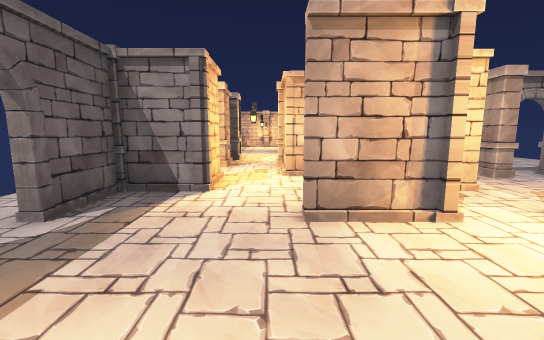
view 1 (above)

19 first-person views from a walk through a scene from a Unity 3-D project. The camera is 1.3 m above the floor, tilts 8° down and sees 90° across. Doors are open. The floor is counted in squares, 1 m on a side. Each view is taken from the middle of a square. On the plan, view 1 faces up. The plan holds only what a view shows up to about 13 squares ahead; the rest is blank. The player is left out. Some animated figures are left out.

view 2
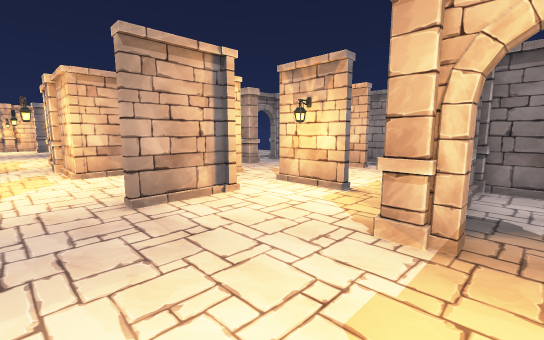

view 3
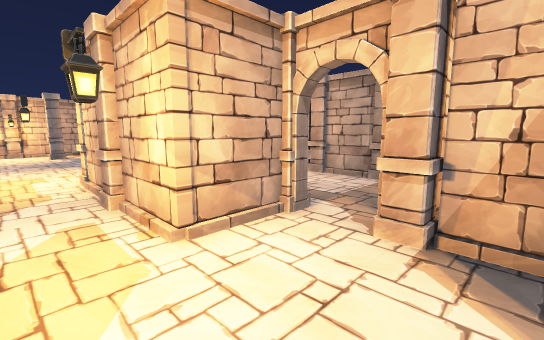

view 4
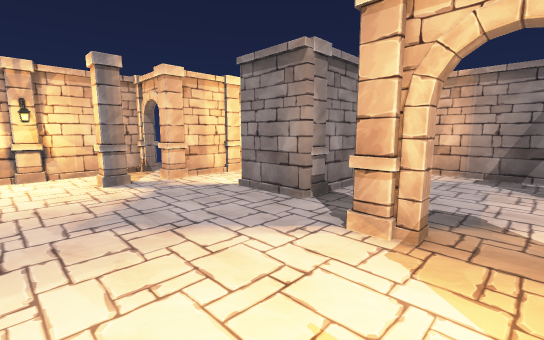

view 5
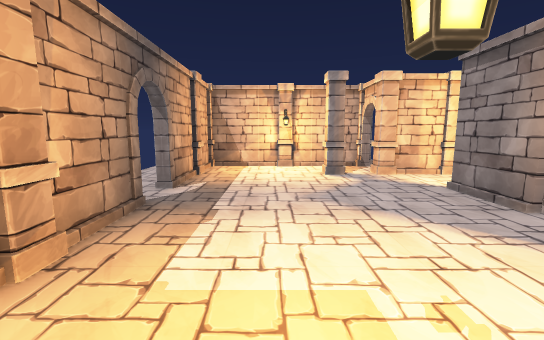

view 6
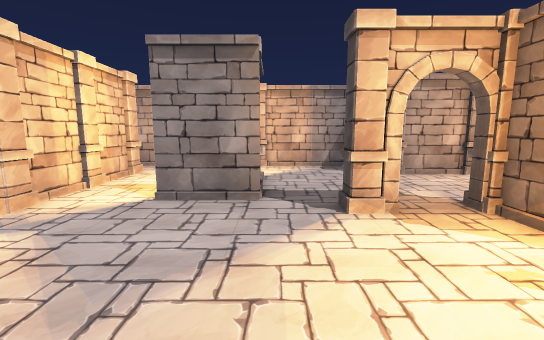

view 7
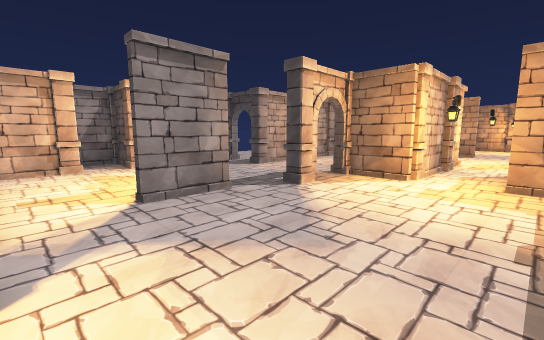

view 8
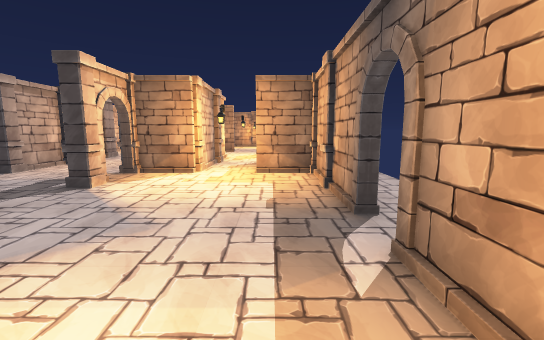

view 9
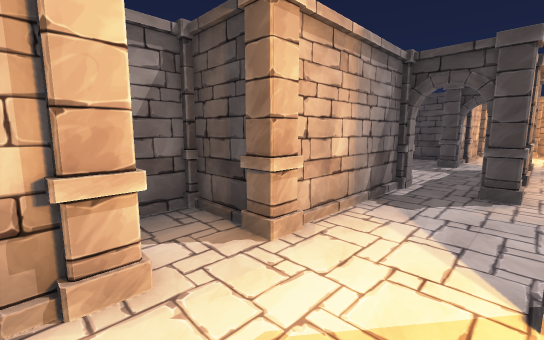

view 10
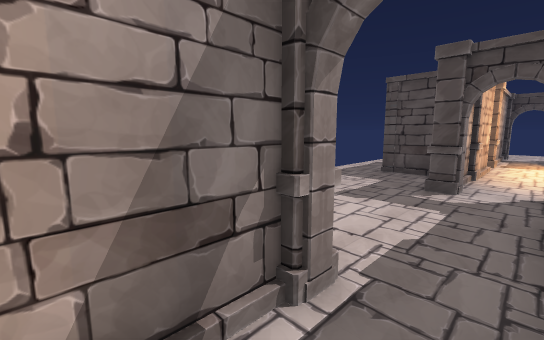

view 11
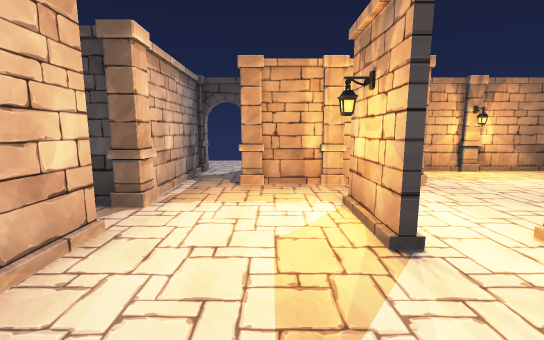

view 12
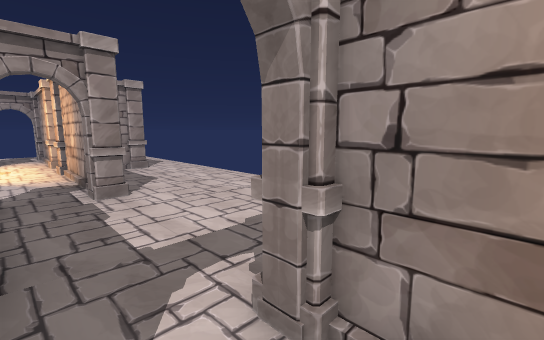

view 13
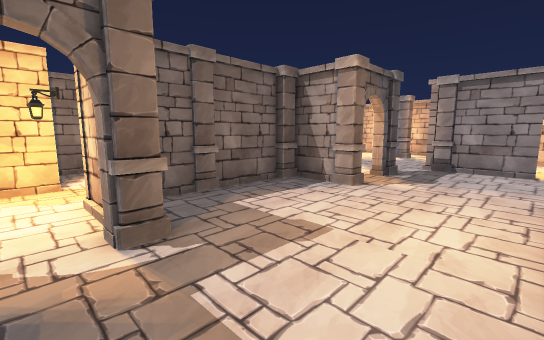

view 14
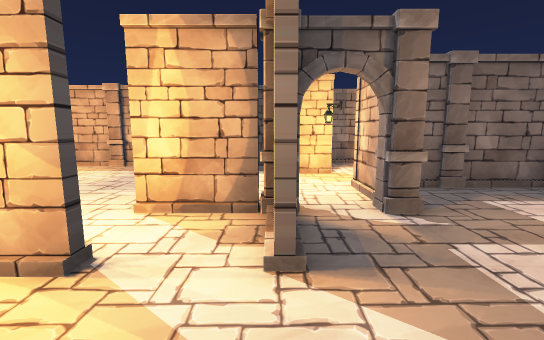

view 15
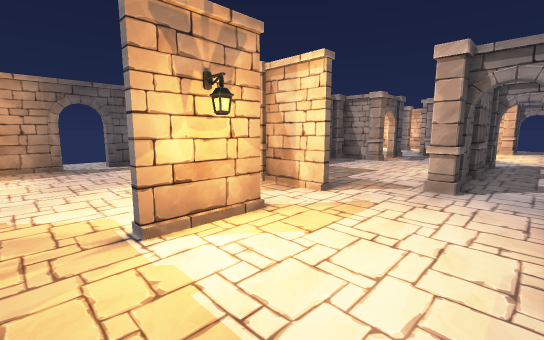

view 16
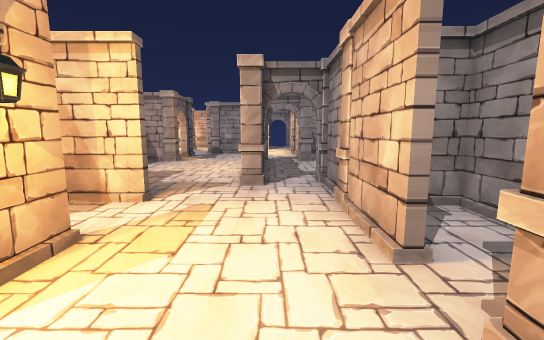

view 17
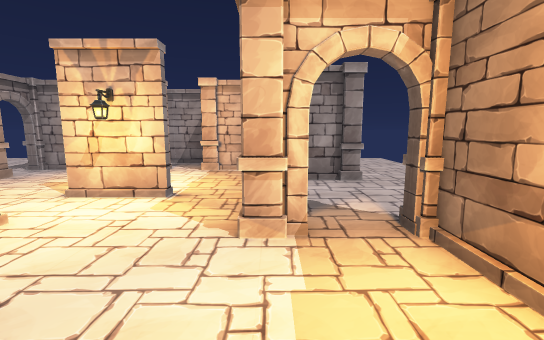

view 18
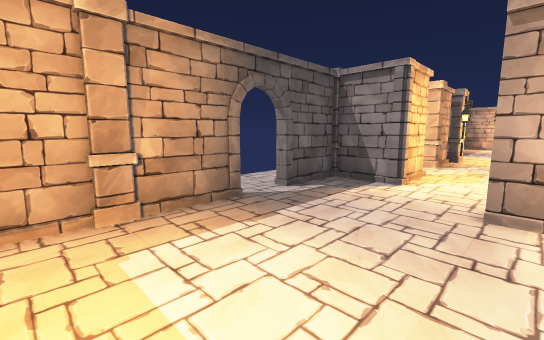

view 19
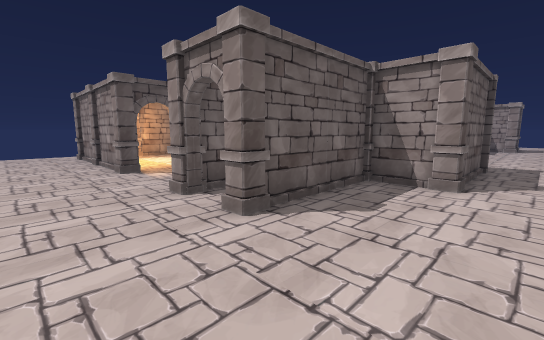

### Floor plan
Points are (right, up) in squares from view 1. A wall is a line through its corners. A room is listed if a view was taken in it or the views show most of it. See-through windows are left out.
Room 1 (views 1, 2, 3, 4, 5, 6, 7, 8, 9, 10, 11, 12, 13, 14, 15, 16, 17, 18)
walls: (6.4, 11.5) (6.4, 12.6); (2.2, 13.2) (1.5, 13.2); (2.2, 13.6) (2.8, 13.6); (2.4, 8) (0.4, 8) (0.4, 9.2); (1.4, 13.3) (2.2, 13.3); (6.4, 8.4) (6.4, 9.5); (0.4, 10.8) (0.4, 12.4); (0.6, 12.5) (0.6, 10.5); (2.7, 6.5) (2.7, 3.9) (0.4, 3.9); (4.6, 6) (2.8, 6); (8.4, 13.8) (8.4, 17.2); (-1.9, 12.4) (-1.9, 11.1); (3.2, 17.1) (3.2, 19.2); (8.4, 6.6) (8.4, 7.5); (-1.5, 8) (-1.5, 5.8); (2.5, 4.9) (2.5, 5.9); (6, 17.3) (4.4, 17.3); (4.6, 4.1) (4.6, 3.4); (-1.2, 6) (-2.5, 6); (9.4, 6) (10.9, 6); (4.4, 3.4) (4.4, 4.1); (-3.4, 14.5) (-3.4, 13.3) (-2.4, 13.3); (10.6, 5.9) (10.6, 3.1); (-4.3, 9.5) (-4.3, 8.1); (9.4, 17.6) (10.2, 17.6); (8.4, 3.5) (8.4, 5.5); (-3.4, 5.5) (-3.4, 3.9); (8.4, 19.6) (8.4, 23.2); (-3.4, 17.8) (-3.4, 16.4); (3.5, 21.4) (2.8, 21.4); (6.2, 21.4) (5.4, 21.4); (4, 0.2) (6.2, 0.2); (-3.4, 2.5) (-3.4, 0.6); (-3.4, 20.6) (-3.4, 19.2); (6.6, -1.1) (6.6, -1.6); (1.1, 23.4) (0.4, 23.4); (8.4, -1.2) (8.4, 1.9); (0.5, -2) (2.2, -2); (-1.5, 23.4) (-2.5, 23.4); (-3.4, -0.6) (-3.4, -1.6); (-3.4, 23.2) (-3.4, 22.4); (-3.1, -2) (-1.4, -2)
ways out: opening at (8, -1) to room 2; opening at (12, 3) to room 2; open door at (2.5, -1) to room 2; opening at (9, 3) to room 3; opening at (9, 4.5) to room 3; opening at (-3, 8); opening at (11.5, 17.5); open door at (-3.5, 3); open door at (-3.5, 18.5); open door at (2, 23); open door at (2.5, 7); open door at (2.5, 14); open door at (3, 22); open door at (7.5, 23)
objects: pillar (-4, 0) to (-3, 0); pillar (-4, 15) to (-3, 16); pillar (-4, 21) to (-3, 22); pillar (-2, 10); pillar (-2, 13); pillar (-1, -2) to (0, -2); pillar (-1, 23) to (0, 24); pillar (0, 10) to (1, 10); pillar (0, 13) to (1, 13); lamp (0, 14); pillar (1, 21) to (1, 22); pillar (2, 0); pillar (2, 6); pillar (2, 15) to (3, 16); pillar (2, 21) to (3, 22); pillar (3, 8); pillar (3, 13); lamp (4, 3); pillar (4, 17) to (4, 18); pillar (5, 0); lamp (5, 3); pillar (6, 8) to (7, 8); pillar (6, 10) to (7, 10); pillar (6, 11) to (7, 11); pillar (6, 13) to (7, 13); pillar (7, 0); pillar (7, 21) to (7, 22); pillar (8, 2); pillar (8, 6) to (9, 6); pillar (8, 8) to (9, 8); pillar (8, 13) to (9, 13); pillar (8, 18) to (9, 18); pillar (8, 19) to (9, 20); pillar (11, 17) to (11, 18)
Room 2 (view 19)
walls: (6.4, -1.5) (6.4, -0.5); (6.2, 0) (5.8, 0); (1.8, -2.2) (0.6, -2.2); (-1.4, -2.2) (-3.2, -2.2); (10.2, 2) (8.6, 2) (8.6, -1.6)
ways out: opening at (8, -1) to room 1; opening at (12, 3) to room 1; open door at (2.5, -1) to room 1
objects: pillar (-4, -2); pillar (3, -2); pillar (6, -2) to (7, -2); pillar (8, -2) to (9, -2); pillar (11, 2)
Room 3 (no view inside)
walls: (10.4, 2.9) (10.4, 6.1); (8.8, 2.2) (9.2, 2.2); (10.9, 5.8) (9.8, 5.8)
ways out: opening at (9, 3) to room 1; opening at (9, 4.5) to room 1

Positions as (right, up) in squares from view 1, and headings:
1: (0, 0), facing up
2: (-1, -1), facing up-right
3: (-1, 5), facing up-right
4: (-1, 14), facing up-right
5: (-1, 13), facing up
6: (-2, 17), facing right
7: (-2, 21), facing down-right
8: (-2, 22), facing down
9: (6, 20), facing down-right
10: (7, 15), facing down-right
11: (6, 7), facing down
12: (7, 7), facing up-right
13: (6, 7), facing up-left
14: (7, 6), facing left
15: (8, 1), facing up-left
16: (7, 1), facing up
17: (-1, 0), facing right
18: (1, -1), facing up-left
19: (12, -5), facing up-left
